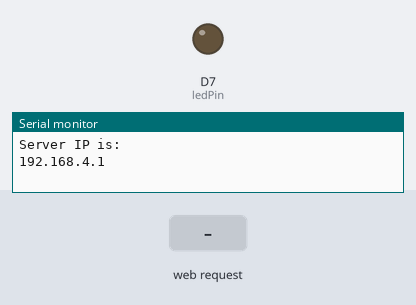
Bench run of a sketch on a simulated ESP8266 (NodeMCU). Shown: output pins drawn as LEDs (lit = HIGH), the last lines printed to the serial monitor. The inputs (shaded band) are chosen by the test bench.

Above: at 1.2 s.
1.3 s: HTTP request GET /LED=ON received
At 2.2 s:
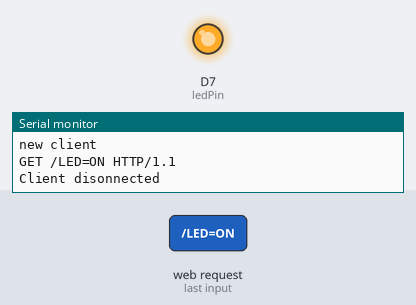
2.8 s: HTTP request GET /LED=OFF received
At 3.4 s:
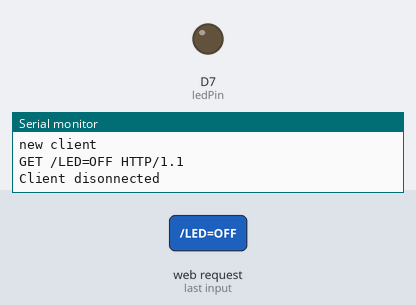
Timing chart, 0 to 5.8 s (numbered marks = the images above; inputs shaded):
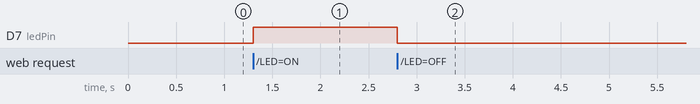

Measured:
- after the input at 1.3 s, D7 (ledPin): LOW → HIGH at once
- after the input at 2.8 s, D7 (ledPin): HIGH → LOW at once

The sketch:

Access_Point_LED.ino
```cpp
#include<ESP8266WiFi.h>
int ledPin=D7;
WiFiServer server(80);   //Initialize the server on Port 80

void setup()
{
pinMode(ledPin,OUTPUT);
WiFi.mode(WIFI_AP);                   //Our ESP8266-12E is an AccessPoint [Accesspoint means make wifi a server.]
WiFi.softAP("Hello_IoT", "12345678"); // Provide the (SSID, password); [Passward and name of server]
server.begin();                       // Start the HTTP Server

Serial.begin(115200);                         //Start communication between the ESP8266-12E and the monitor window
IPAddress HTTPS_ServerIP= WiFi.softAPIP();    // Obtain the IP of the Server
Serial.println("Server IP is: ");             // Print the IP to the monitor window
Serial.println(HTTPS_ServerIP);
}

void loop() {
   // Check if a client has connected
  WiFiClient client = server.available();
  if (!client) {
    return;
  }

  // Wait until the client sends some data
  Serial.println("new client");
  while(!client.available()){
    delay(1);
  }

  // Read the first line of the request
  String request = client.readStringUntil('\r');
  Serial.println(request);
  client.flush();

  // Match the request

  int value = LOW;
  if (request.indexOf("/LED=ON") != -1)  {
    digitalWrite(ledPin, HIGH);
    value = HIGH;
  }
  if (request.indexOf("/LED=OFF") != -1)  {
    digitalWrite(ledPin, LOW);
    value = LOW;
  }

// Set ledPin according to the request
//digitalWrite(ledPin, value);

  // Return the response
  client.println("HTTP/1.1 200 OK");
  client.println("Content-Type: text/html");
  client.println(""); //  do not forget this one
  client.println("<!DOCTYPE HTML>");
  client.println("<html>");

  client.print("Led pin is now: ");

  if(value == HIGH) {
    client.print("On");
  } else {
    client.print("Off");
  }
  client.println("<br><br>");
  client.println("<a href=\"/LED=ON\"\"><button>Turn On </button></a>");
  client.println("<a href=\"/LED=OFF\"\"><button>Turn Off </button></a><br />");
  client.println("</html>");

  delay(1);
  Serial.println("Client disonnected");
  Serial.println("");

}
```
